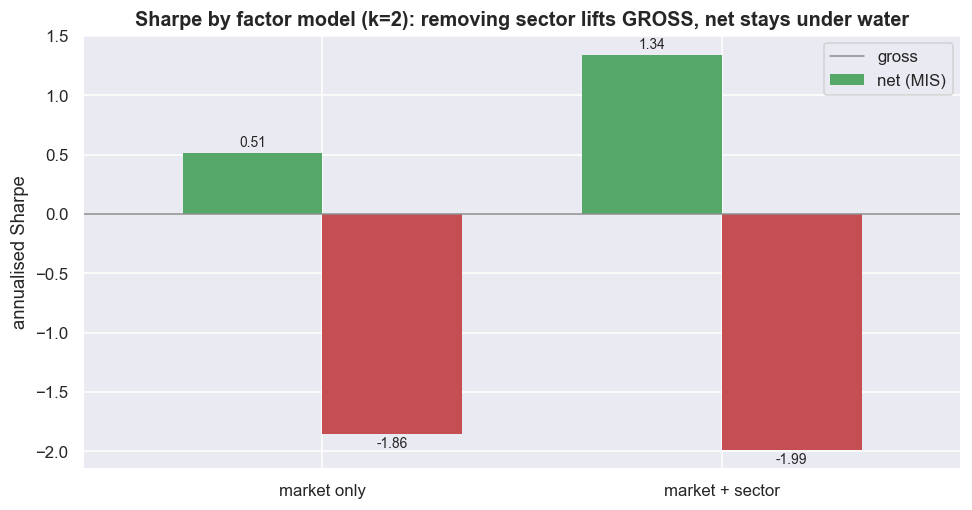

Generate this figure with Python:
rows = []
for tag, R in [('market only', resid), ('market + sector', residSN)]:
    b, _ = backtest(R, K, COST_MIS)
    rows.append(dict(model=tag, gross=perf(b['gross'])['sharpe'], net=perf(b['net'])['sharpe']))
comp = pd.DataFrame(rows).set_index('model')

fig, ax = plt.subplots(figsize=(9, 4.8))
comp.plot(kind='bar', ax=ax, color=[C['green'], C['red']], width=0.7, edgecolor='none')
ax.axhline(0, color=C['grey'], lw=1.0)
ax.set_title(f'Sharpe by factor model (k={K}): removing sector lifts GROSS, net stays under water')
ax.set_ylabel('annualised Sharpe'); ax.set_xlabel(''); ax.legend(['gross', 'net (MIS)'])
ax.tick_params(axis='x', rotation=0)
for c in ax.containers: ax.bar_label(c, fmt='%.2f', fontsize=9, padding=2)
plt.tight_layout(); plt.show()
print(comp.round(2).to_string())
